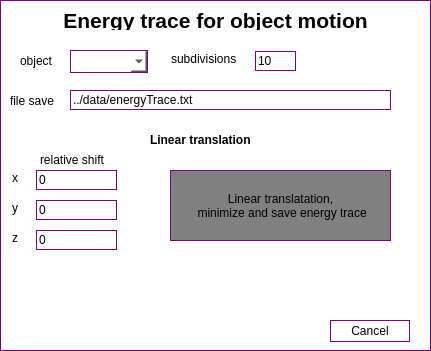
   <widget class="QWidget" name="colloidalTrajectoryWidget" native="true">
    <property name="geometry">
     <rect>
      <x>230</x>
      <y>10</y>
      <width>431</width>
      <height>351</height>
     </rect>
    </property>
    <property name="styleSheet">
     <string notr="true">background: white;
border: 1px solid purple</string>
    </property>
    <widget class="QLabel" name="label_70">
     <property name="geometry">
      <rect>
       <x>10</x>
       <y>10</y>
       <width>411</width>
       <height>20</height>
      </rect>
     </property>
     <property name="font">
      <font>
       <pointsize>16</pointsize>
       <weight>75</weight>
       <bold>true</bold>
      </font>
     </property>
     <property name="styleSheet">
      <string notr="true">border: white</string>
     </property>
     <property name="text">
      <string>Energy trace for object motion</string>
     </property>
     <property name="alignment">
      <set>Qt::AlignCenter</set>
     </property>
    </widget>
    <widget class="QPushButton" name="linearTrajectoryButton">
     <property name="geometry">
      <rect>
       <x>170</x>
       <y>170</y>
       <width>221</width>
       <height>71</height>
      </rect>
     </property>
     <property name="styleSheet">
      <string notr="true">background: light gray</string>
     </property>
     <property name="text">
      <string>Linear translatation,
 minimize and save energy trace</string>
     </property>
    </widget>
    <widget class="QLabel" name="label_72">
     <property name="geometry">
      <rect>
       <x>12</x>
       <y>170</y>
       <width>21</width>
       <height>16</height>
      </rect>
     </property>
     <property name="styleSheet">
      <string notr="true">border: white</string>
     </property>
     <property name="text">
      <string>x</string>
     </property>
    </widget>
    <widget class="QLabel" name="label_74">
     <property name="geometry">
      <rect>
       <x>12</x>
       <y>200</y>
       <width>21</width>
       <height>16</height>
      </rect>
     </property>
     <property name="styleSheet">
      <string notr="true">border: white</string>
     </property>
     <property name="text">
      <string>y</string>
     </property>
    </widget>
    <widget class="QLineEdit" name="yEndBox">
     <property name="geometry">
      <rect>
       <x>36</x>
       <y>200</y>
       <width>81</width>
       <height>20</height>
      </rect>
     </property>
     <property name="text">
      <string>0</string>
     </property>
    </widget>
    <widget class="QLabel" name="label_76">
     <property name="geometry">
      <rect>
       <x>12</x>
       <y>230</y>
       <width>21</width>
       <height>16</height>
      </rect>
     </property>
     <property name="styleSheet">
      <string notr="true">border: white</string>
     </property>
     <property name="text">
      <string>z</string>
     </property>
    </widget>
    <widget class="QLineEdit" name="xEndBox">
     <property name="geometry">
      <rect>
       <x>36</x>
       <y>170</y>
       <width>81</width>
       <height>20</height>
      </rect>
     </property>
     <property name="text">
      <string>0</string>
     </property>
    </widget>
    <widget class="QLineEdit" name="zEndBox">
     <property name="geometry">
      <rect>
       <x>36</x>
       <y>230</y>
       <width>81</width>
       <height>20</height>
      </rect>
     </property>
     <property name="text">
      <string>0</string>
     </property>
    </widget>
    <widget class="QLabel" name="label_81">
     <property name="geometry">
      <rect>
       <x>150</x>
       <y>130</y>
       <width>121</width>
       <height>20</height>
      </rect>
     </property>
     <property name="font">
      <font>
       <weight>75</weight>
       <bold>true</bold>
      </font>
     </property>
     <property name="styleSheet">
      <string notr="true">border: white</string>
     </property>
     <property name="text">
      <string>Linear translation</string>
     </property>
    </widget>
    <widget class="QLabel" name="label_79">
     <property name="geometry">
      <rect>
       <x>40</x>
       <y>150</y>
       <width>81</width>
       <height>20</height>
      </rect>
     </property>
     <property name="styleSheet">
      <string notr="true">border: white</string>
     </property>
     <property name="text">
      <string>relative shift</string>
     </property>
    </widget>
    <widget class="QLabel" name="fieldYLabel_7">
     <property name="geometry">
      <rect>
       <x>20</x>
       <y>50</y>
       <width>51</width>
       <height>21</height>
      </rect>
     </property>
     <property name="styleSheet">
      <string notr="true">border: white</string>
     </property>
     <property name="text">
      <string>object</string>
     </property>
    </widget>
    <widget class="QComboBox" name="colloidalTrajectoryIdxBox">
     <property name="geometry">
      <rect>
       <x>70</x>
       <y>50</y>
       <width>78</width>
       <height>23</height>
      </rect>
     </property>
    </widget>
    <widget class="QLabel" name="fieldYLabel_8">
     <property name="geometry">
      <rect>
       <x>10</x>
       <y>90</y>
       <width>61</width>
       <height>21</height>
      </rect>
     </property>
     <property name="styleSheet">
      <string notr="true">border: white</string>
     </property>
     <property name="text">
      <string>file save</string>
     </property>
    </widget>
    <widget class="QLineEdit" name="fTrajNameBox">
     <property name="geometry">
      <rect>
       <x>70</x>
       <y>90</y>
       <width>321</width>
       <height>20</height>
      </rect>
     </property>
     <property name="text">
      <string>../data/energyTrace.txt</string>
     </property>
    </widget>
    <widget class="QLineEdit" name="subdivisionsBox">
     <property name="geometry">
      <rect>
       <x>255</x>
       <y>51</y>
       <width>41</width>
       <height>20</height>
      </rect>
     </property>
     <property name="text">
      <string>10</string>
     </property>
    </widget>
    <widget class="QLabel" name="label_80">
     <property name="geometry">
      <rect>
       <x>171</x>
       <y>51</y>
       <width>76</width>
       <height>16</height>
      </rect>
     </property>
     <property name="styleSheet">
      <string notr="true">border: white</string>
     </property>
     <property name="text">
      <string>subdivisions</string>
     </property>
    </widget>
    <widget class="QPushButton" name="cancelTrajectoryButton">
     <property name="geometry">
      <rect>
       <x>330</x>
       <y>320</y>
       <width>80</width>
       <height>22</height>
      </rect>
     </property>
     <property name="text">
      <string>Cancel</string>
     </property>
    </widget>
   </widget>
